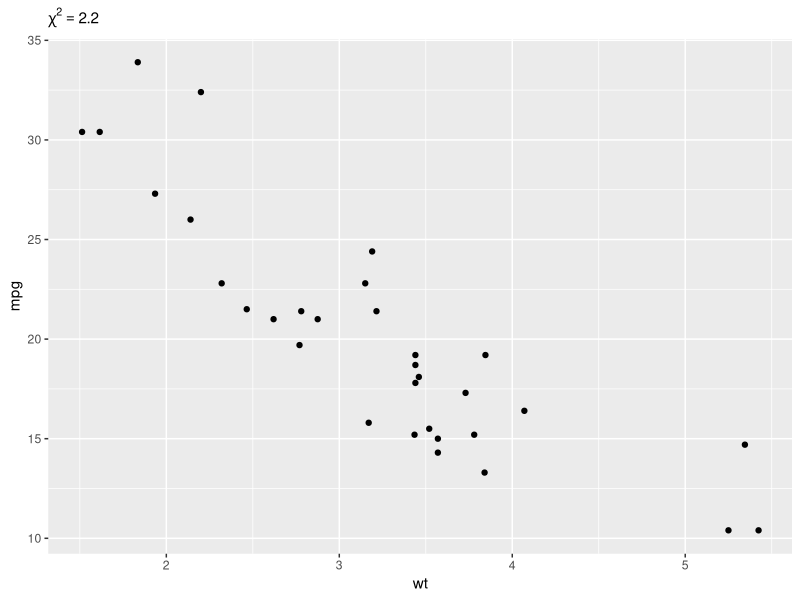

This chart was generated by the following R code: (Note: this script raises an error after producing the figure.)
## ---- chunk 1
knitr::opts_chunk$set(
  collapse = TRUE,
  comment = "#>"
)
## ---- chunk 2
library(ggplot2)

ggplot(mtcars, aes(wt, mpg)) + geom_point() + 
  labs(subtitle = expression(chi^2==2.2))
## ---- chunk 3
x <- 1 + 2

x
## ---- chunk 4
rmarkdown::pandoc_version()
